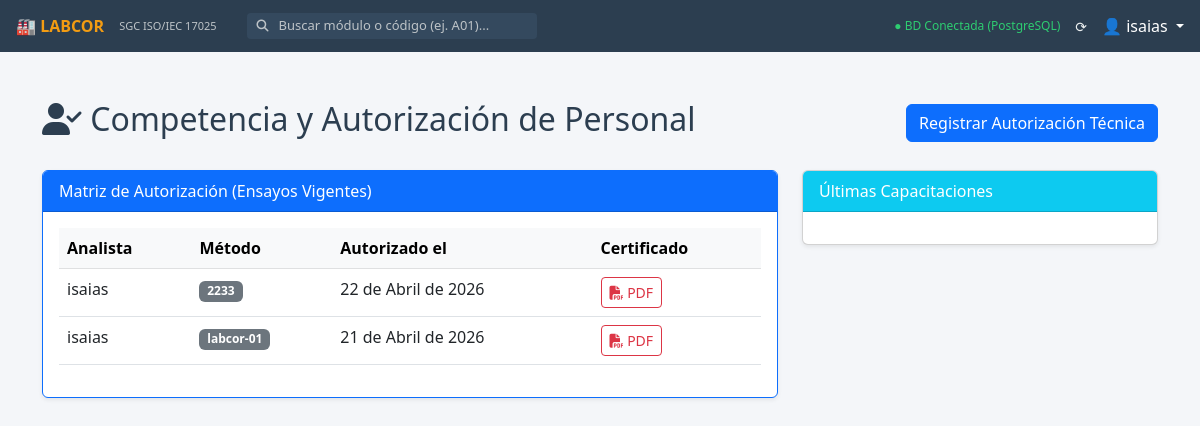
Screenshot of /competencia/ (signed in) with the database file from the repository.
### e_m06_competencia_personal/models.py (models this page shows, shortened)
class AutorizacionMetodo(models.Model):
    personal = models.ForeignKey(User, on_delete=models.CASCADE, related_name='autorizaciones_metodos')
    metodo = models.ForeignKey(MetodoSOP, on_delete=models.CASCADE)
    fecha_autorizacion = models.DateField()
    autorizado_por = models.ForeignKey(User, on_delete=models.PROTECT, related_name='firmas_autorizacion')
    observaciones = models.TextField(blank=True, null=True)
    esta_activo = models.BooleanField(default=True, verbose_name="Autorización Vigente")
    class Meta:
        unique_together = ('personal', 'metodo')
        verbose_name = "Autorización de Método"
        verbose_name_plural = "Autorizaciones de Métodos"

### e_m05_metodos_sops/models.py (models this page shows, shortened)
class MetodoSOP(models.Model):
    TIPO_CHOICES = [
        ('METODO', 'Método de Ensayo'),
        ('SOP', 'Procedimiento Operativo Estándar (SOP)'),
        ('INSTRUCTIVO', 'Instructivo de Trabajo'),
    ]
    ESTADO_CHOICES = [
        ('VIGENTE', 'Vigente'),
        ('EN_REVISION', 'En Revisión'),
        ('OBSOLETO', 'Obsoleto'),
    ]
    codigo = models.CharField(max_length=50, unique=True, verbose_name="Código del Documento")
    titulo = models.CharField(max_length=200, verbose_name="Título del Método / SOP")
    tipo = models.CharField(max_length=20, choices=TIPO_CHOICES, default='METODO')
    version = models.CharField(max_length=10, verbose_name="Versión Actual")
    fecha_emision = models.DateField(verbose_name="Fecha de Emisión")
    fecha_proxima_revision = models.DateField(verbose_name="Próxima Revisión")
    estado = models.CharField(max_length=20, choices=ESTADO_CHOICES, default='VIGENTE')
    archivo_pdf = models.FileField(upload_to='metodos_sops/', blank=True, null=True, verbose_name="Documento (PDF)")
    creado_por = models.ForeignKey(User, on_delete=models.SET_NULL, null=True, related_name='metodos_creados')
    fecha_creacion = models.DateTimeField(auto_now_add=True)
    fecha_actualizacion = models.DateTimeField(auto_now=True)
    class Meta:
        verbose_name = "Método o SOP"
        verbose_name_plural = "Métodos y SOPs"
        ordering = ['-estado', 'codigo']

### e_m06_competencia_personal/views.py (the view)
# urls.py: path('', views.dashboard_competencia, name='e_m06_dashboard'),
@login_required
def dashboard_competencia(request):
    autorizaciones = AutorizacionMetodo.objects.filter(esta_activo=True)
    capacitaciones = Capacitacion.objects.all().order_by('-fecha_inicio')
    return render(request, 'e_m06_competencia_personal/dashboard.html', {
        'autorizaciones': autorizaciones,
        'capacitaciones': capacitaciones
    })

### e_m06_competencia_personal/templates/e_m06_competencia_personal/dashboard.html (shortened to what this page needs)
{% extends 'base.html' %}
{% block content %}
<div class="container mt-4">
    <div class="d-flex justify-content-between align-items-center mb-4">
        <h2><i class="fas fa-user-check"></i> Competencia y Autorización de Personal</h2>
        <a href="{% url 'e_m06_autorizar' %}" class="btn btn-primary">Registrar Autorización Técnica</a>
    </div>
    <div class="row">
        <div class="col-md-8">
            <div class="card shadow-sm border-primary">
                <div class="card-header bg-primary text-white">Matriz de Autorización (Ensayos Vigentes)</div>
                <div class="card-body">
                    <table class="table table-hover">
                        <thead class="table-light">
                            <tr>
                                <th>Analista</th>
                                <th>Método</th>
                                <th>Autorizado el</th>
                                <th>Certificado</th>
                            </tr>
                        </thead>
                        <tbody>
                            {% for aut in autorizaciones %}
                            <tr>
                                <td>{{ aut.personal.get_full_name|default:aut.personal.username }}</td>
                                <td><span class="badge bg-secondary">{{ aut.metodo.codigo }}</span></td>
                                <td>{{ aut.fecha_autorizacion }}</td>
                                <td>
                                    <a href="{% url 'e_m06_certificado_pdf' aut.personal.id %}" class="btn btn-sm btn-outline-danger">
                                        <i class="fas fa-file-pdf"></i> PDF
                                    </a>
                                </td>
                            </tr>
                            {% empty %}
                            <tr><td colspan="4" class="text-center">Sin autorizaciones.</td></tr>
                            {% endfor %}
                        </tbody>
                    </table>
                </div>
            </div>
        </div>
        <div class="col-md-4">
            <div class="card shadow-sm">
                <div class="card-header bg-info text-white">Últimas Capacitaciones</div>
                <div class="card-body">
                </div>
            </div>
        </div>
    </div>
</div>
{% endblock %}

### templates/base.html (shortened to what this page needs)
{% load static %}
<!DOCTYPE html>
<html lang="es">
<head>
    <link href="https://cdn.jsdelivr.net/npm/bootstrap@5.3.0/dist/css/bootstrap.min.css" rel="stylesheet">
    <link rel="stylesheet" href="https://cdnjs.cloudflare.com/ajax/libs/font-awesome/6.4.0/css/all.min.css">
</head>
<body>
    <div class="topbar">
        <a href="{% url 'inicio' %}" class="topbar-brand">🏭 LABCOR</a>
        <span class="topbar-subtitle">SGC ISO/IEC 17025</span>
        <div class="search-container d-none d-md-flex">
            <i class="fas fa-search" style="color: #bdc3c7; font-size: 12px;"></i>
            <input type="text" id="searchInput" class="search-input" placeholder="Buscar módulo o código (ej. A01)...">
        </div>
        <div class="ms-auto d-flex align-items-center">
            <span style="font-size: 12px; color: #2ecc71; margin-right: 15px;">
                ● BD Conectada (PostgreSQL)
            </span>
            <span style="font-size: 14px; margin-right: 15px; cursor: pointer;">
                ⟳
            </span>
            <div class="dropdown">
                <a href="#" class="text-decoration-none text-white dropdown-toggle" data-bs-toggle="dropdown">
                    👤 {{ user.username|default:"Admin" }}
                </a>
            </div>
        </div>
    </div>
    <main class="main-content">
        {% block content %}
        {% endblock %}
    </main>
</body>
</html>

### templates/base.html (style rules this page uses)
:root { --bg-main: #f4f6f9; --bg-topbar: #2c3e50; --card-bg: #ffffff; --card-border: #dee2e6; --card-hover: #ebf5fb; --text-main: #2c3e50; }
body { background-color: var(--bg-main); color: var(--text-main); font-family: 'Segoe UI', system-ui, sans-serif; overflow-x: hidden; margin: 0; }
.topbar { background-color: var(--bg-topbar); height: 52px; position: fixed; top: 0; width: 100%; z-index: 1050; display: flex; align-items: center; padding: 0 16px; color: #ecf0f1; }
.topbar-brand { font-size: 16px; font-weight: bold; color: #f39c12; margin-right: 15px; text-decoration: none; }
.topbar-subtitle { font-size: 11px; color: #bdc3c7; margin-right: 30px; }
.search-container { display: flex; align-items: center; background-color: #34495e; border-radius: 4px; padding: 2px 10px; }
.search-input { background: transparent; border: none; color: white; outline: none; margin-left: 8px; width: 250px; font-size: 13px; }
.search-input::placeholder { color: #bdc3c7; }
.main-content { margin-left: 0; margin-top: 52px; padding: 24px; min-height: calc(100vh - 52px); }

### rows the page displays
AutorizacionMetodo: personal.get_full_name "isaias", metodo.codigo "2233", fecha_autorizacion "22 de Abril de 2026"
AutorizacionMetodo: personal.get_full_name "isaias", metodo.codigo "labcor-01", fecha_autorizacion "21 de Abril de 2026"

### other values shown
{{ user.username|default:"Admin" }} "isaias"
